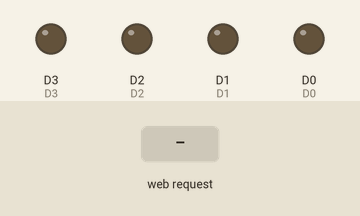
Recording of a sketch running on a simulated ESP8266 (NodeMCU). Shown: output pins drawn as LEDs (lit = HIGH). The inputs (shaded band) are chosen by the test bench. WiFi joins after 1.5 s; servers stay silent unless stated; what the sketch prints to the serial monitor is not drawn.

Above: at 2.8 s.
2.9 s: HTTP request GET /11 received
At 4.4 s:
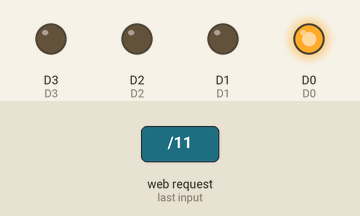
Timing chart, 0 to 5.9 s (numbered marks = the images above; inputs shaded):
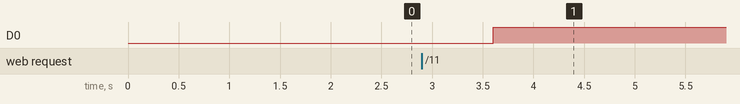

Measured:
- after the input at 2.9 s, D0: LOW → HIGH after 0.71 s

The sketch:

browser.ino
```cpp
#include <ESP8266WiFi.h>
#define D0  16
#define D1  5
#define D2  4
#define D3  0
#define D4  2
#define D5  14
#define D6  12
#define D7  13

const char* ssid     = "ESP8266";
const char* password = "Password123";

WiFiServer server(80);

void doSwitch(WiFiClient client)
{
String req ;

while(1)
{


req = client.readStringUntil('\r');
Serial.println(req);
client.flush();

String pin,level;
  if(req.indexOf("/01") != -1)
  {
    digitalWrite(D0,LOW);
    pin = "D0";
    level = "LOW";
  }
else  if(req.indexOf("/02") != -1)
  {
    digitalWrite(D1,LOW);
    pin = "D1";
    level = "LOW";
  }
else  if(req.indexOf("/03") != -1)
  {
    digitalWrite(D2,LOW);
    pin = "D2";
    level = "LOW";
  }

else  if(req.indexOf("/04") != -1)
  {
    digitalWrite(D3,LOW);
    pin = "D3";
    level = "LOW";
  }
else  if(req.indexOf("/05") != -1)
  {
    digitalWrite(D4,LOW);
    pin = "D4";
    level = "LOW";
  }
else  if(req.indexOf("/06") != -1)
  {
    digitalWrite(D5,LOW);
    pin = "D5";
    level = "LOW";
  }
else  if(req.indexOf("/07") != -1)
  {
    digitalWrite(D6,LOW);
    pin = "D6";
    level = "LOW";
  }
else  if(req.indexOf("/08") != -1)
  {
    digitalWrite(D7,LOW);
    pin = "D7";
    level = "LOW";
  }
else  if(req.indexOf("/11") != -1)
  {
    digitalWrite(D0,HIGH);
    pin = "D0";
    level = "HIGH";
  }
else  if(req.indexOf("/12") != -1)
  {
    digitalWrite(D1,HIGH);
    pin = "D1";
    level = "HIGH";
  }
else  if(req.indexOf("/13") != -1)
  {
    digitalWrite(D2,HIGH);
    pin = "D2";
    level = "HIGH";
  }
else  if(req.indexOf("/14") != -1)
  {
    digitalWrite(D3,HIGH);
    pin = "D3";
    level = "HIGH";
  }
else  if(req.indexOf("/15") != -1)
  {
    digitalWrite(D4,HIGH);
    pin = "D4";
    level = "HIGH";
  }
else  if(req.indexOf("/16") != -1)
  {
    digitalWrite(D5,HIGH);
    pin = "D5";
    level = "HIGH";
  }
else  if(req.indexOf("/17") != -1)
  {
    digitalWrite(D6,HIGH);
    pin = "D6";
    level = "HIGH";
  }
else  if(req.indexOf("/18") != -1)
  {
    digitalWrite(D7,HIGH);
    pin = "D7";
    level = "HIGH";
  }
else  if(req.indexOf("STOP") != -1)
  {
    break;
  }
else
  {
    Serial.println("Invalid Request");
  }
String s;
s += pin+" is now ";
s += level+ "\n" ;

client.print(s);
delay(100);
  }

}


void setup() {
  Serial.begin(115200);
  delay(100);

  //prepare GPIO
pinMode(D0,OUTPUT);
pinMode(D1,OUTPUT);
pinMode(D2,OUTPUT);
pinMode(D3,OUTPUT);
pinMode(D4,OUTPUT);
pinMode(D5,OUTPUT);
pinMode(D6,OUTPUT);
pinMode(D7,OUTPUT);


  WiFi.begin(ssid, password);

  while (WiFi.status() != WL_CONNECTED) {
    delay(500);
    Serial.print(".");
  }

  Serial.println("WiFi connected");
  Serial.println("IP address: ");

  server.begin();
  Serial.println("Server started");

  Serial.print("Use this ip to connect");
  Serial.println("http://");
  Serial.print(WiFi.localIP());
  Serial.print("/");
}

int value = 0;


void loop() {
  delay(1000);
  ++value;


  Serial.println("new client check");
  // Use WiFiClient class to create TCP connections
  WiFiClient client = server.available();

  if (!client) {
    return;
  }
  Serial.println("new client");
  while(!client.available()){
    delay(1);
  }


doSwitch(client);

  client.stop();
  Serial.println("Client disconnected");


}
```
